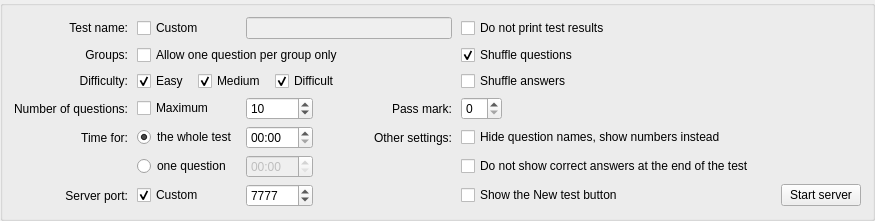
         <widget class="QGroupBox" name="TSCommonSettingsGroupBox">
          <property name="sizePolicy">
           <sizepolicy hsizetype="Preferred" vsizetype="Fixed">
            <horstretch>0</horstretch>
            <verstretch>0</verstretch>
           </sizepolicy>
          </property>
          <layout class="QGridLayout">
           <property name="horizontalSpacing">
            <number>9</number>
           </property>
           <property name="verticalSpacing">
            <number>6</number>
           </property>
           <item row="0" column="0">
            <widget class="QLabel" name="label_test_name">
             <property name="text">
              <string>Test name:</string>
             </property>
             <property name="alignment">
              <set>Qt::AlignRight|Qt::AlignTrailing|Qt::AlignVCenter</set>
             </property>
            </widget>
           </item>
           <item row="0" column="1">
            <widget class="QCheckBox" name="TSCustomTestNameCheckBox">
             <property name="statusTip">
              <string>Enable setting a custom test name (if unchecked, database name will be used)</string>
             </property>
             <property name="text">
              <string>Custom</string>
             </property>
            </widget>
           </item>
           <item row="0" column="2" colspan="2">
            <widget class="QLineEdit" name="TSTestNameLineEdit">
             <property name="enabled">
              <bool>false</bool>
             </property>
             <property name="statusTip">
              <string>Set a custom test name</string>
             </property>
            </widget>
           </item>
           <item row="1" column="0">
            <widget class="QLabel" name="label_allow_groups">
             <property name="text">
              <string>Groups:</string>
             </property>
             <property name="alignment">
              <set>Qt::AlignRight|Qt::AlignTrailing|Qt::AlignVCenter</set>
             </property>
            </widget>
           </item>
           <item row="1" column="1" colspan="3">
            <widget class="QCheckBox" name="TSGroupsCheckBox">
             <property name="statusTip">
              <string>Allow one question per group to appear in one test only, i.e. choose one of the group randomly</string>
             </property>
             <property name="text">
              <string>Allow one question per group only</string>
             </property>
            </widget>
           </item>
           <item row="4" column="0">
            <widget class="QLabel" name="label_testtime">
             <property name="text">
              <string>Time for:</string>
             </property>
             <property name="alignment">
              <set>Qt::AlignRight|Qt::AlignTrailing|Qt::AlignVCenter</set>
             </property>
            </widget>
           </item>
           <item row="4" column="1">
            <widget class="QRadioButton" name="rbtnTestTime">
             <property name="text">
              <string>the whole test</string>
             </property>
             <property name="checked">
              <bool>true</bool>
             </property>
            </widget>
           </item>
           <item row="4" column="2">
            <widget class="QTimeEdit" name="TSTestTimeEdit">
             <property name="statusTip">
              <string>Time for the whole test</string>
             </property>
             <property name="displayFormat">
              <string>HH:mm</string>
             </property>
            </widget>
           </item>
           <item row="5" column="1">
            <widget class="QRadioButton" name="rbtnQuestionTime">
             <property name="text">
              <string>one question</string>
             </property>
            </widget>
           </item>
           <item row="5" column="2">
            <widget class="QTimeEdit" name="TSQuestionTimeEdit">
             <property name="enabled">
              <bool>false</bool>
             </property>
             <property name="statusTip">
              <string>Time for one question (multiplied by the number of questions)</string>
             </property>
             <property name="displayFormat">
              <string>HH:mm</string>
             </property>
            </widget>
           </item>
           <item row="6" column="0">
            <widget class="QLabel" name="label_server_port">
             <property name="text">
              <string>Server port:</string>
             </property>
             <property name="alignment">
              <set>Qt::AlignRight|Qt::AlignTrailing|Qt::AlignVCenter</set>
             </property>
            </widget>
           </item>
           <item row="6" column="1">
            <widget class="QCheckBox" name="TSCustomServerPortCheckBox">
             <property name="statusTip">
              <string>Use a custom server port (if unchecked, a random port will be chosen)</string>
             </property>
             <property name="text">
              <string>Custom</string>
             </property>
             <property name="checked">
              <bool>true</bool>
             </property>
            </widget>
           </item>
           <item row="6" column="2">
            <widget class="QSpinBox" name="TSCustomServerPortSpinBox">
             <property name="statusTip">
              <string>Specify a custom server port</string>
             </property>
             <property name="maximum">
              <number>9999999</number>
             </property>
             <property name="value">
              <number>7777</number>
             </property>
            </widget>
           </item>
           <item row="6" column="6">
            <widget class="QPushButton" name="btnStartServer">
             <property name="statusTip">
              <string>Proceed to testing mode using this computer as a server</string>
             </property>
             <property name="text">
              <string>Start server</string>
             </property>
             <property name="icon">
              <iconset resource="resources.qrc">
               <normaloff>:/images/images/player_play.png</normaloff>:/images/images/player_play.png</iconset>
             </property>
             <property name="iconSize">
              <size>
               <width>16</width>
               <height>16</height>
              </size>
             </property>
            </widget>
           </item>
           <item row="5" column="4" colspan="3">
            <widget class="QCheckBox" name="TSHideCorrectAnswersCheckBox">
             <property name="statusTip">
              <string>Do not show correct answers at the end of the test</string>
             </property>
             <property name="text">
              <string>Do not show correct answers at the end of the test</string>
             </property>
            </widget>
           </item>
           <item row="0" column="4" colspan="3">
            <widget class="QCheckBox" name="TSDoNotPrintResultsCheckBox">
             <property name="statusTip">
              <string>Do not print test results automatically</string>
             </property>
             <property name="text">
              <string>Do not print test results</string>
             </property>
            </widget>
           </item>
           <item row="3" column="2">
            <widget class="MTSpinBox" name="TSQnumSpinBox">
             <property name="minimumSize">
              <size>
               <width>54</width>
               <height>0</height>
              </size>
             </property>
             <property name="statusTip">
              <string>Specify the number of questions</string>
             </property>
             <property name="minimum">
              <number>1</number>
             </property>
             <property name="value">
              <number>10</number>
             </property>
            </widget>
           </item>
           <item row="3" column="1">
            <widget class="QCheckBox" name="TSMaxQnumCheckBox">
             <property name="statusTip">
              <string>Use the maximum number of questions possible</string>
             </property>
             <property name="text">
              <string>Maximum</string>
             </property>
            </widget>
           </item>
           <item row="3" column="0">
            <widget class="QLabel" name="label_qnum">
             <property name="text">
              <string>Number of questions:</string>
             </property>
             <property name="alignment">
              <set>Qt::AlignRight|Qt::AlignTrailing|Qt::AlignVCenter</set>
             </property>
            </widget>
           </item>
           <item row="2" column="0">
            <widget class="QLabel" name="label_difficulty">
             <property name="text">
              <string>Difficulty:</string>
             </property>
             <property name="alignment">
              <set>Qt::AlignRight|Qt::AlignTrailing|Qt::AlignVCenter</set>
             </property>
            </widget>
           </item>
           <item row="2" column="1" colspan="3">
            <layout class="QHBoxLayout" name="horizontalLayout">
             <property name="spacing">
              <number>9</number>
             </property>
             <item>
              <widget class="QCheckBox" name="TSIncludeEasyCheckBox">
               <property name="statusTip">
                <string>Include easy questions in the test</string>
               </property>
               <property name="text">
                <string>Easy</string>
               </property>
               <property name="checked">
                <bool>true</bool>
               </property>
              </widget>
             </item>
             <item>
              <widget class="QCheckBox" name="TSIncludeMediumCheckBox">
               <property name="statusTip">
                <string>Include questions with medium difficulty in the test</string>
               </property>
               <property name="text">
                <string>Medium</string>
               </property>
               <property name="checked">
                <bool>true</bool>
               </property>
              </widget>
             </item>
             <item>
              <widget class="QCheckBox" name="TSIncludeDifficultCheckBox">
               <property name="statusTip">
                <string>Include difficult questions in the test</string>
               </property>
               <property name="text">
                <string>Difficult</string>
               </property>
               <property name="checked">
                <bool>true</bool>
               </property>
              </widget>
             </item>
             <item>
              <spacer name="horizontalSpacer">
               <property name="orientation">
                <enum>Qt::Horizontal</enum>
               </property>
               <property name="sizeHint" stdset="0">
                <size>
                 <width>40</width>
                 <height>20</height>
                </size>
               </property>
              </spacer>
             </item>
            </layout>
           </item>
           <item row="4" column="4" colspan="3">
            <widget class="QCheckBox" name="TSHideQuestionNamesCheckBox">
             <property name="statusTip">
              <string>Use this option if the names of your questions contain clues to their answers</string>
             </property>
             <property name="text">
              <string>Hide question names, show numbers instead</string>
             </property>
            </widget>
           </item>
           <item row="4" column="3">
            <widget class="QLabel" name="label_other_settings">
             <property name="minimumSize">
              <size>
               <width>130</width>
               <height>0</height>
              </size>
             </property>
             <property name="text">
              <string>Other settings:</string>
             </property>
             <property name="alignment">
              <set>Qt::AlignRight|Qt::AlignTrailing|Qt::AlignVCenter</set>
             </property>
            </widget>
           </item>
           <item row="3" column="5">
            <spacer>
             <property name="orientation">
              <enum>Qt::Horizontal</enum>
             </property>
             <property name="sizeHint" stdset="0">
              <size>
               <width>261</width>
               <height>20</height>
              </size>
             </property>
            </spacer>
           </item>
           <item row="3" column="4">
            <widget class="MTSpinBox" name="TSPassMarkSpinBox">
             <property name="statusTip">
              <string>Specify the minimum number of correct answers (with score above 0) to pass the test</string>
             </property>
             <property name="maximum">
              <number>10</number>
             </property>
            </widget>
           </item>
           <item row="3" column="3">
            <widget class="QLabel" name="label_passmark">
             <property name="minimumSize">
              <size>
               <width>130</width>
               <height>0</height>
              </size>
             </property>
             <property name="text">
              <string>Pass mark:</string>
             </property>
             <property name="alignment">
              <set>Qt::AlignRight|Qt::AlignTrailing|Qt::AlignVCenter</set>
             </property>
            </widget>
           </item>
           <item row="2" column="4" colspan="3">
            <widget class="QCheckBox" name="TSShuffleAnswersCheckBox">
             <property name="statusTip">
              <string>Reorder answers randomly</string>
             </property>
             <property name="text">
              <string>Shuffle answers</string>
             </property>
            </widget>
           </item>
           <item row="1" column="4" colspan="3">
            <widget class="QCheckBox" name="TSShuffleQuestionsCheckBox">
             <property name="statusTip">
              <string>Reorder questions randomly</string>
             </property>
             <property name="text">
              <string>Shuffle questions</string>
             </property>
             <property name="checked">
              <bool>true</bool>
             </property>
            </widget>
           </item>
           <item row="6" column="4" colspan="2">
            <widget class="QCheckBox" name="TSShowNewTestButtonCheckBox">
             <property name="statusTip">
              <string>Show the New test button at the end of the test session</string>
             </property>
             <property name="text">
              <string>Show the New test button</string>
             </property>
            </widget>
           </item>
          </layout>
         </widget>
